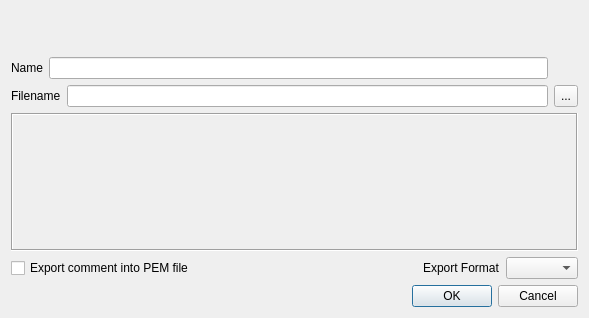
<?xml version="1.0" encoding="UTF-8"?>
<ui version="4.0">
 <class>ExportDialog</class>
 <widget class="QDialog" name="ExportDialog">
  <property name="geometry">
   <rect>
    <x>0</x>
    <y>0</y>
    <width>589</width>
    <height>318</height>
   </rect>
  </property>
  <property name="windowTitle">
   <string/>
  </property>
  <layout class="QVBoxLayout" name="verticalLayout">
   <item>
    <layout class="QHBoxLayout">
     <item>
      <widget class="QLabel" name="label">
       <property name="font">
        <font>
         <family>Arial</family>
         <pointsize>14</pointsize>
         <weight>50</weight>
         <italic>false</italic>
         <bold>false</bold>
         <underline>false</underline>
         <strikeout>false</strikeout>
        </font>
       </property>
      </widget>
     </item>
     <item>
      <spacer>
       <property name="orientation">
        <enum>Qt::Horizontal</enum>
       </property>
       <property name="sizeType">
        <enum>QSizePolicy::Expanding</enum>
       </property>
       <property name="sizeHint" stdset="0">
        <size>
         <width>20</width>
         <height>20</height>
        </size>
       </property>
      </spacer>
     </item>
     <item>
      <widget class="QLabel" name="image">
       <property name="minimumSize">
        <size>
         <width>95</width>
         <height>40</height>
        </size>
       </property>
       <property name="maximumSize">
        <size>
         <width>95</width>
         <height>40</height>
        </size>
       </property>
       <property name="scaledContents">
        <bool>true</bool>
       </property>
      </widget>
     </item>
    </layout>
   </item>
   <item>
    <layout class="QGridLayout" name="gridLayout">
     <property name="sizeConstraint">
      <enum>QLayout::SetDefaultConstraint</enum>
     </property>
     <item row="0" column="0">
      <widget class="QLabel" name="TextLabel2">
       <property name="text">
        <string>Name</string>
       </property>
      </widget>
     </item>
     <item row="0" column="1" colspan="2">
      <widget class="QLineEdit" name="descr">
       <property name="toolTip">
        <string>The internal name of the CRL in the database</string>
       </property>
      </widget>
     </item>
     <item row="1" column="0" colspan="2">
      <widget class="QLabel" name="TextLabel14">
       <property name="sizePolicy">
        <sizepolicy hsizetype="Fixed" vsizetype="Minimum">
         <horstretch>0</horstretch>
         <verstretch>0</verstretch>
        </sizepolicy>
       </property>
       <property name="text">
        <string>Filename</string>
       </property>
      </widget>
     </item>
     <item row="1" column="2">
      <widget class="QLineEdit" name="filename"/>
     </item>
     <item row="1" column="3">
      <widget class="QToolButton" name="fileBut">
       <property name="sizePolicy">
        <sizepolicy hsizetype="Fixed" vsizetype="Minimum">
         <horstretch>0</horstretch>
         <verstretch>0</verstretch>
        </sizepolicy>
       </property>
       <property name="text">
        <string>...</string>
       </property>
      </widget>
     </item>
    </layout>
   </item>
   <item>
    <widget class="QLabel" name="infoBox">
     <property name="sizePolicy">
      <sizepolicy hsizetype="Expanding" vsizetype="Expanding">
       <horstretch>0</horstretch>
       <verstretch>0</verstretch>
      </sizepolicy>
     </property>
     <property name="frameShape">
      <enum>QFrame::Box</enum>
     </property>
     <property name="frameShadow">
      <enum>QFrame::Sunken</enum>
     </property>
     <property name="text">
      <string notr="true"/>
     </property>
     <property name="alignment">
      <set>Qt::AlignLeading|Qt::AlignLeft|Qt::AlignTop</set>
     </property>
     <property name="wordWrap">
      <bool>true</bool>
     </property>
    </widget>
   </item>
   <item>
    <layout class="QHBoxLayout" name="horizontalLayout_3">
     <item>
      <widget class="QCheckBox" name="pemComment">
       <property name="text">
        <string>Export comment into PEM file</string>
       </property>
      </widget>
     </item>
     <item>
      <spacer name="verticalSpacer_2">
       <property name="orientation">
        <enum>Qt::Horizontal</enum>
       </property>
       <property name="sizeHint" stdset="0">
        <size>
         <width>11</width>
         <height>20</height>
        </size>
       </property>
      </spacer>
     </item>
     <item>
      <widget class="QLabel" name="TextLabel1">
       <property name="text">
        <string>Export Format</string>
       </property>
      </widget>
     </item>
     <item>
      <widget class="focusCombo" name="exportFormat"/>
     </item>
    </layout>
   </item>
   <item>
    <widget class="QDialogButtonBox" name="buttonBox">
     <property name="standardButtons">
      <set>QDialogButtonBox::Cancel|QDialogButtonBox::Ok</set>
     </property>
    </widget>
   </item>
  </layout>
 </widget>
 <customwidgets>
  <customwidget>
   <class>focusCombo</class>
   <extends>QComboBox</extends>
   <header>widgets/focus_combo.h</header>
  </customwidget>
 </customwidgets>
 <tabstops>
  <tabstop>fileBut</tabstop>
 </tabstops>
 <resources/>
 <connections>
  <connection>
   <sender>buttonBox</sender>
   <signal>accepted()</signal>
   <receiver>ExportDialog</receiver>
   <slot>accept()</slot>
   <hints>
    <hint type="sourcelabel">
     <x>358</x>
     <y>304</y>
    </hint>
    <hint type="destinationlabel">
     <x>232</x>
     <y>274</y>
    </hint>
   </hints>
  </connection>
  <connection>
   <sender>buttonBox</sender>
   <signal>rejected()</signal>
   <receiver>ExportDialog</receiver>
   <slot>reject()</slot>
   <hints>
    <hint type="sourcelabel">
     <x>463</x>
     <y>300</y>
    </hint>
    <hint type="destinationlabel">
     <x>130</x>
     <y>280</y>
    </hint>
   </hints>
  </connection>
 </connections>
</ui>
